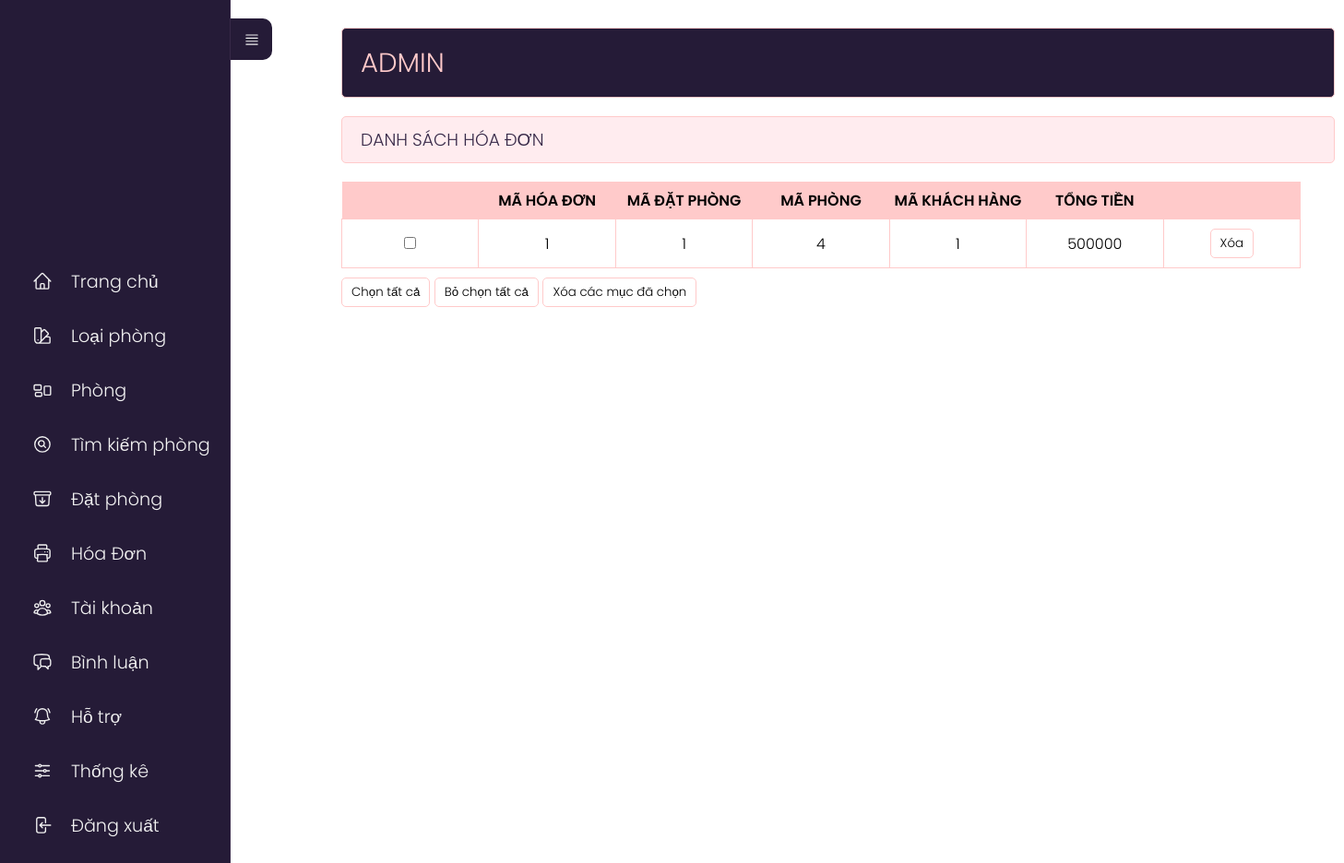
The page /admin/index.php?act=listhd on the database as committed earlier.
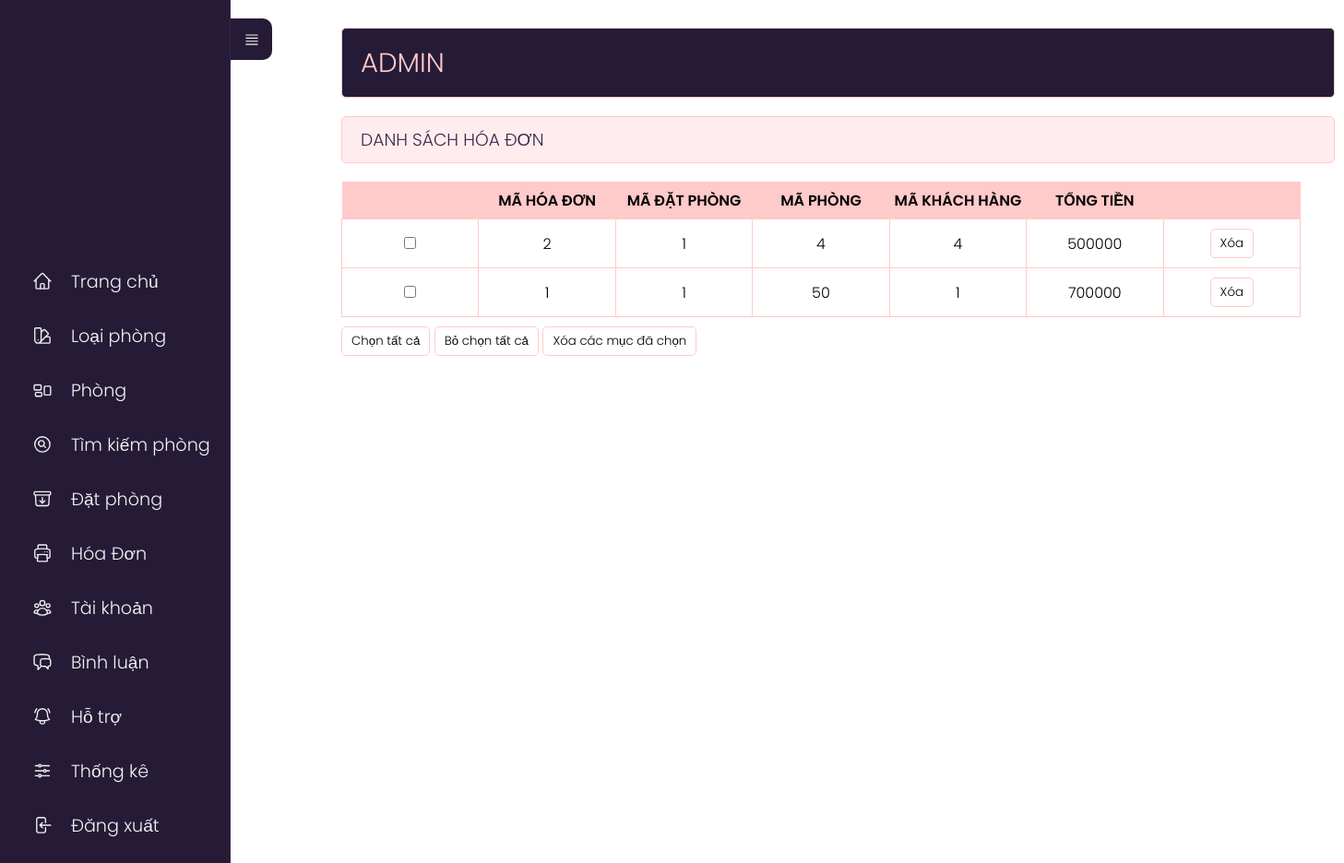
The same page on the database as committed later.
### tables this page shows
CREATE TABLE `hoadon` (
  `id_bill` int(11) NOT NULL,
  `id_order` int(11) NOT NULL,
  `id_phong` int(10) NOT NULL,
  `id_user` int(11) NOT NULL,
  `tongtien` int(11) NOT NULL
);

### model/pdo.php (called while the page is built, shortened)
<?php
function pdo_get_connection(){
    $dburl = "mysql:host=localhost;dbname=khachsan;charset=utf8";
    $user = 'root';
    $password = '';
    $conn = new PDO($dburl, $user, $password);
    $conn->setAttribute(PDO::ATTR_ERRMODE, PDO::ERRMODE_EXCEPTION);
    return $conn;
}
function pdo_query($sql){
    $sql_args = array_slice(func_get_args(), 1);
    try{
        $conn = pdo_get_connection();
        $stmt = $conn->prepare($sql);
        $stmt->execute($sql_args);
        $rows = $stmt->fetchAll();
        return $rows;
    }
    catch(PDOException $e){
        throw $e;
    }
    finally{
        unset($conn);
    }
}

### model/hoadon.php (called while the page is built, shortened)
<?php
 function loadall_hoadon(){
    $query="SELECT * FROM hoadon order by id_bill desc";
    $listhd=pdo_query($query);
    return $listhd;
}
?>

### admin/hoadon/list.php (the view)
<div class="row">
    <div class="row mb headeradmin" style="width:148%;">
        <h1 style="padding: 15px 0;">ADMIN </h1>
    </div>
    <div class="row formtittle" style="width:148%;">
        <h3>DANH SÁCH HÓA ĐƠN</h3>
    </div>
    <div class="row formcontent" style="width:1040px;">
        <form action="" method="post">
            <div class="row mb10 formdshanghoa" style="width:100%">
                <table>
                    <tr>
                        <th></th>
                        <th>MÃ HÓA ĐƠN</th>
                        <th>MÃ ĐẶT PHÒNG</th>
                        <th>MÃ PHÒNG</th>
                        <th>MÃ KHÁCH HÀNG</th>
                        <th>TỔNG TIỀN</th>
                        <th style="background-color: #FFCACA;"></th>
                    </tr>
                    <?php foreach ($listhoadon as $hoadon) {?>
                        <?php extract($hoadon);?>
                        <?php $xoahd = "index.php?act=xoahd&id=" . $id_bill;?>
                        <tr>
                                        <td><input type="checkbox" name="name"></td>
                                        <td><?php echo  $id_bill ?></td>
                                        <td><?php echo   $id_order ?></td>
                                        <td><?php echo   $id_phong ?></td>
                                        <td><?php echo   $id_user ?></td>
                                        <td><?php echo   $tongtien ?></td>
                                        <td>
                                            <a onclick="return confirm('Bạn có thực sự muốn xóa không?');" href="<?php echo $xoahd ?>">
                                                <input type="button" value="Xóa">
                                            </a>
                                        </td>
                                    </tr>
                   <?php } ?>
                </table>
            </div>
            <div class="row mb10">
                <input type="button" id="btn1" value="Chọn tất cả">
                <input type="button" id="btn2" value="Bỏ chọn tất cả">
                <input type="button" value="Xóa các mục đã chọn">
            </div>
        </form>
    </div>
</div>
</div>

Rows that differ between the two databases and show on the page:
added hoadon: id_bill "2", id_order "1", id_phong "4", id_user "4", tongtien "500000"
changed hoadon id 1: id_phong "4" → "50"; tongtien "500000" → "700000"
